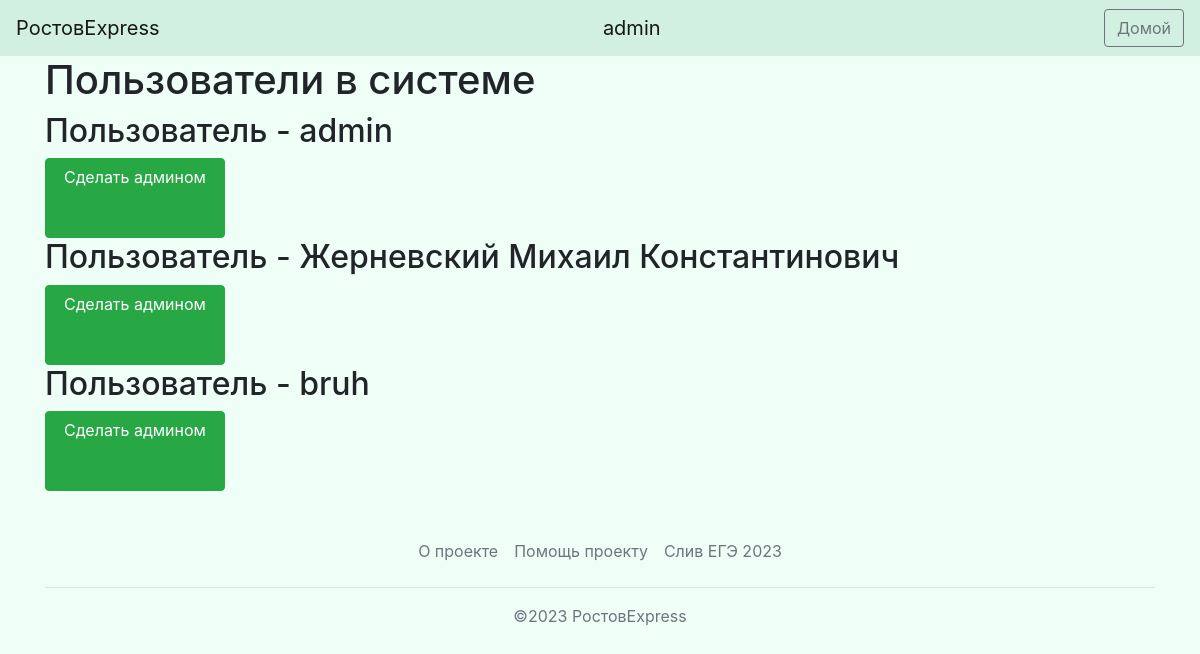
The app's page /admins (signed in) with its own data.
### data/users.py (models this page shows, shortened)
class User(SqlAlchemyBase, UserMixin):
    __tablename__ = 'users'
    id = sqlalchemy.Column(sqlalchemy.Integer,
                           primary_key=True, autoincrement=True)
    name = sqlalchemy.Column(sqlalchemy.String, nullable=True)
    about = sqlalchemy.Column(sqlalchemy.String, nullable=True)
    email = sqlalchemy.Column(sqlalchemy.String,
                              index=True, unique=True, nullable=True)
    phone_number = sqlalchemy.Column(sqlalchemy.String,
                                     index=True, unique=True, nullable=True)
    hashed_password = sqlalchemy.Column(sqlalchemy.String, nullable=True)
    created_date = sqlalchemy.Column(sqlalchemy.DateTime, default=datetime.datetime.now)
    user_type = sqlalchemy.Column(sqlalchemy.Integer, nullable=True)
    c_id = sqlalchemy.Column(sqlalchemy.Integer, sqlalchemy.ForeignKey('couriers.id'), nullable=True)
    show_completed = sqlalchemy.Column(sqlalchemy.Boolean, default=0)
    sqlalchemy.orm.relation('Courier')

### main.py (the view)
@app.route('/admins', methods=['GET', "POST"])
@login_required
def make_admins():
    if current_user.user_type < 3:
        return redirect('/')
    db_sess = db_session.create_session()
    users = db_sess.query(User).all()
    return render_template('existing_users.html', title='Существующие пользователи',
                           items=users)

### data/db_session.py (called while the page is built)
def create_session() -> Session:
    global __factory
    return __factory()

### main.py (called while the page is built)
@login_manager.user_loader
def load_user(user_id):
    db_sess = db_session.create_session()
    return db_sess.query(User).get(user_id)

### templates/existing_users.html
{% extends "base.html" %}
{% block content %}
<h1>Пользователи в системе</h1>
{% for item in items %}
<div>
    <h2>Пользователь - {{item.name}}</h2>
    <a class="btn btn-success" style="width: 180px; height:80px" href="/admins/{{item.id}}">Сделать админом</a>
</div>
{% endfor %}
{% endblock %}

### templates/base.html (shortened to what this page needs)
<!doctype html>
<html lang="en">
<head>
    <link rel="stylesheet"
          href="https://stackpath.bootstrapcdn.com/bootstrap/4.4.1/css/bootstrap.min.css"
>
</head>
<body style="background-color: #effff7">
<header>
    <nav class="navbar navbar-light" style="background-color: #d2f0e1">
        <a class="navbar-brand" href="#">РостовExpress</a>
        {% if current_user.is_authenticated %}
            <a class="navbar-brand" href="/logout">{{ current_user.name }}</a>
            <a class="btn btn-outline-secondary" style="font-size: medium; text-align: justify" href="/">Домой</a>
        {% else %}
            <p>
                <a class="btn btn-primary " href="/register">Зарегистрироваться</a>
                <a class="btn btn-success" href="/login">Войти</a>
            </p>
        {% endif %}
    </nav>
</header>
<main role="main" class="container">
    {% block content %}{% endblock %}
</main>
<div class="container">
    <footer class="py-3 my-4">
        <ul class="nav justify-content-center border-bottom pb-3 mb-3">
            <li class="nav-item"><a
                    href="https://docs.google.com/document/d/181rVJnixCkqp7kEEYyXy6jRmIWrEmT0YMYidJ4JE5xg/edit?usp=sharing"
                    class="nav-link px-2 text-muted">О проекте</a></li>
            <li class="nav-item"><a href="/donations" class="nav-link px-2 text-muted">Помощь проекту</a></li>
            <li class="nav-item"><a href="https://www.youtube.com/watch?v=dQw4w9WgXcQ" class="nav-link px-2 text-muted">Слив
                ЕГЭ 2023</a></li>
        </ul>
        <p class="text-center text-muted">©2023 РостовExpress</p>
    </footer>
</div>
</body>
</html>

### records on screen
User: name "admin", {{ item.id }} 1 (drawn)
User: name "Жерневский Михаил Константинович"
User: name "bruh"
